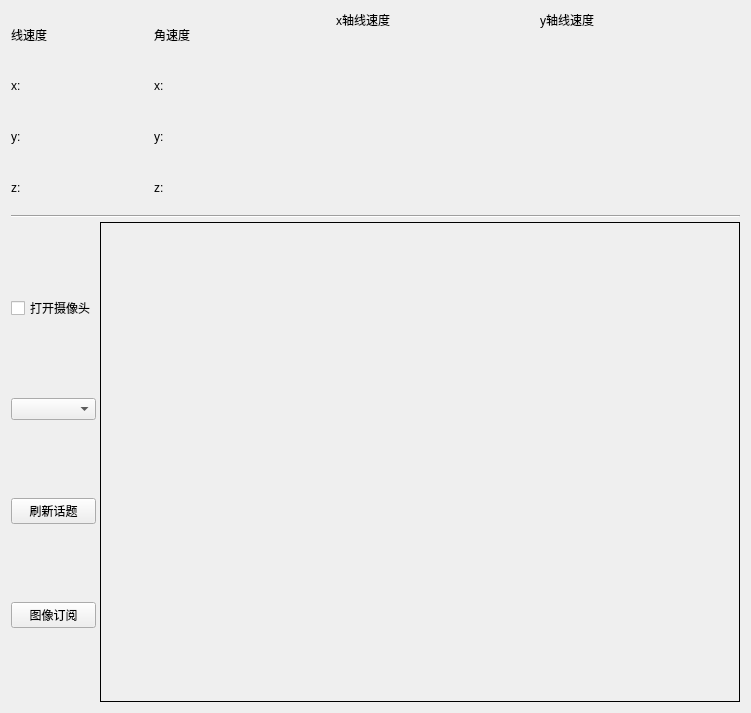
          <widget class="QWidget" name="tab_3">
           <attribute name="title">
            <string>基本</string>
           </attribute>
           <layout class="QHBoxLayout" name="horizontalLayout_7">
            <property name="sizeConstraint">
             <enum>QLayout::SetNoConstraint</enum>
            </property>
            <item>
             <layout class="QVBoxLayout" name="verticalLayout_8" stretch="1,0,99">
              <property name="spacing">
               <number>4</number>
              </property>
              <property name="sizeConstraint">
               <enum>QLayout::SetNoConstraint</enum>
              </property>
              <item>
               <layout class="QHBoxLayout" name="horizontalLayout_4" stretch="1,0,4,0">
                <item>
                 <layout class="QGridLayout" name="gridLayout_5">
                  <property name="sizeConstraint">
                   <enum>QLayout::SetMaximumSize</enum>
                  </property>
                  <item row="0" column="3">
                   <widget class="QLabel" name="label_31">
                    <property name="text">
                     <string>角速度</string>
                    </property>
                   </widget>
                  </item>
                  <item row="2" column="3">
                   <widget class="QLabel" name="label_18">
                    <property name="text">
                     <string>y:</string>
                    </property>
                   </widget>
                  </item>
                  <item row="2" column="1" colspan="2">
                   <widget class="QLabel" name="label_linery">
                    <property name="maximumSize">
                     <size>
                      <width>150</width>
                      <height>16777215</height>
                     </size>
                    </property>
                    <property name="text">
                     <string/>
                    </property>
                   </widget>
                  </item>
                  <item row="3" column="1" colspan="2">
                   <widget class="QLabel" name="label_linerz">
                    <property name="maximumSize">
                     <size>
                      <width>150</width>
                      <height>16777215</height>
                     </size>
                    </property>
                    <property name="text">
                     <string/>
                    </property>
                   </widget>
                  </item>
                  <item row="3" column="3">
                   <widget class="QLabel" name="label_19">
                    <property name="text">
                     <string>z:</string>
                    </property>
                   </widget>
                  </item>
                  <item row="2" column="0">
                   <widget class="QLabel" name="label_15">
                    <property name="text">
                     <string>y:</string>
                    </property>
                   </widget>
                  </item>
                  <item row="1" column="0">
                   <widget class="QLabel" name="label_14">
                    <property name="text">
                     <string>x:</string>
                    </property>
                   </widget>
                  </item>
                  <item row="0" column="2">
                   <spacer name="horizontalSpacer_4">
                    <property name="orientation">
                     <enum>Qt::Horizontal</enum>
                    </property>
                    <property name="sizeHint" stdset="0">
                     <size>
                      <width>40</width>
                      <height>20</height>
                     </size>
                    </property>
                   </spacer>
                  </item>
                  <item row="1" column="3">
                   <widget class="QLabel" name="label_17">
                    <property name="text">
                     <string>x:</string>
                    </property>
                   </widget>
                  </item>
                  <item row="3" column="0">
                   <widget class="QLabel" name="label_16">
                    <property name="text">
                     <string>z:</string>
                    </property>
                   </widget>
                  </item>
                  <item row="1" column="1" colspan="2">
                   <widget class="QLabel" name="label_linerx">
                    <property name="maximumSize">
                     <size>
                      <width>150</width>
                      <height>16777215</height>
                     </size>
                    </property>
                    <property name="text">
                     <string/>
                    </property>
                   </widget>
                  </item>
                  <item row="0" column="0" colspan="2">
                   <widget class="QLabel" name="label_30">
                    <property name="text">
                     <string>线速度</string>
                    </property>
                   </widget>
                  </item>
                  <item row="0" column="4">
                   <spacer name="horizontalSpacer_5">
                    <property name="orientation">
                     <enum>Qt::Horizontal</enum>
                    </property>
                    <property name="sizeHint" stdset="0">
                     <size>
                      <width>40</width>
                      <height>20</height>
                     </size>
                    </property>
                   </spacer>
                  </item>
                  <item row="1" column="4">
                   <widget class="QLabel" name="label_angerx">
                    <property name="maximumSize">
                     <size>
                      <width>150</width>
                      <height>16777215</height>
                     </size>
                    </property>
                    <property name="text">
                     <string/>
                    </property>
                   </widget>
                  </item>
                  <item row="2" column="4">
                   <widget class="QLabel" name="label_angery">
                    <property name="maximumSize">
                     <size>
                      <width>150</width>
                      <height>16777215</height>
                     </size>
                    </property>
                    <property name="text">
                     <string/>
                    </property>
                   </widget>
                  </item>
                  <item row="3" column="4">
                   <widget class="QLabel" name="label_angerz">
                    <property name="maximumSize">
                     <size>
                      <width>150</width>
                      <height>16777215</height>
                     </size>
                    </property>
                    <property name="text">
                     <string/>
                    </property>
                   </widget>
                  </item>
                 </layout>
                </item>
                <item>
                 <spacer name="horizontalSpacer_6">
                  <property name="orientation">
                   <enum>Qt::Horizontal</enum>
                  </property>
                  <property name="sizeHint" stdset="0">
                   <size>
                    <width>40</width>
                    <height>20</height>
                   </size>
                  </property>
                 </spacer>
                </item>
                <item>
                 <widget class="QWidget" name="widget_x" native="true">
                  <property name="minimumSize">
                   <size>
                    <width>200</width>
                    <height>200</height>
                   </size>
                  </property>
                  <property name="maximumSize">
                   <size>
                    <width>200</width>
                    <height>200</height>
                   </size>
                  </property>
                  <widget class="QLabel" name="label_6">
                   <property name="geometry">
                    <rect>
                     <x>0</x>
                     <y>0</y>
                     <width>67</width>
                     <height>17</height>
                    </rect>
                   </property>
                   <property name="text">
                    <string>x轴线速度</string>
                   </property>
                  </widget>
                 </widget>
                </item>
                <item>
                 <widget class="QWidget" name="widget_y" native="true">
                  <property name="minimumSize">
                   <size>
                    <width>200</width>
                    <height>200</height>
                   </size>
                  </property>
                  <property name="maximumSize">
                   <size>
                    <width>200</width>
                    <height>200</height>
                   </size>
                  </property>
                  <widget class="QLabel" name="label_10">
                   <property name="geometry">
                    <rect>
                     <x>0</x>
                     <y>0</y>
                     <width>67</width>
                     <height>17</height>
                    </rect>
                   </property>
                   <property name="text">
                    <string>y轴线速度</string>
                   </property>
                  </widget>
                 </widget>
                </item>
               </layout>
              </item>
              <item>
               <widget class="Line" name="line">
                <property name="orientation">
                 <enum>Qt::Horizontal</enum>
                </property>
               </widget>
              </item>
              <item>
               <layout class="QHBoxLayout" name="horizontalLayout_6" stretch="0,3">
                <property name="sizeConstraint">
                 <enum>QLayout::SetNoConstraint</enum>
                </property>
                <item>
                 <layout class="QVBoxLayout" name="verticalLayout_7">
                  <item>
                   <widget class="QCheckBox" name="checkBox__opencamera">
                    <property name="text">
                     <string>打开摄像头</string>
                    </property>
                   </widget>
                  </item>
                  <item>
                   <widget class="QComboBox" name="comboBox_carmeratopic">
                    <property name="maximumSize">
                     <size>
                      <width>200</width>
                      <height>16777215</height>
                     </size>
                    </property>
                   </widget>
                  </item>
                  <item>
                   <widget class="QPushButton" name="pushButton">
                    <property name="text">
                     <string>刷新话题</string>
                    </property>
                   </widget>
                  </item>
                  <item>
                   <widget class="QPushButton" name="pushButton_subimg">
                    <property name="maximumSize">
                     <size>
                      <width>200</width>
                      <height>16777215</height>
                     </size>
                    </property>
                    <property name="text">
                     <string>图像订阅</string>
                    </property>
                   </widget>
                  </item>
                 </layout>
                </item>
                <item>
                 <widget class="QLabel" name="label_image">
                  <property name="enabled">
                   <bool>true</bool>
                  </property>
                  <property name="minimumSize">
                   <size>
                    <width>640</width>
                    <height>480</height>
                   </size>
                  </property>
                  <property name="sizeIncrement">
                   <size>
                    <width>1</width>
                    <height>1</height>
                   </size>
                  </property>
                  <property name="baseSize">
                   <size>
                    <width>1</width>
                    <height>1</height>
                   </size>
                  </property>
                  <property name="styleSheet">
                   <string notr="true">R</string>
                  </property>
                  <property name="frameShape">
                   <enum>QFrame::Box</enum>
                  </property>
                  <property name="text">
                   <string/>
                  </property>
                  <property name="wordWrap">
                   <bool>false</bool>
                  </property>
                  <property name="margin">
                   <number>0</number>
                  </property>
                  <property name="indent">
                   <number>-1</number>
                  </property>
                  <property name="openExternalLinks">
                   <bool>false</bool>
                  </property>
                 </widget>
                </item>
               </layout>
              </item>
             </layout>
            </item>
           </layout>
          </widget>
